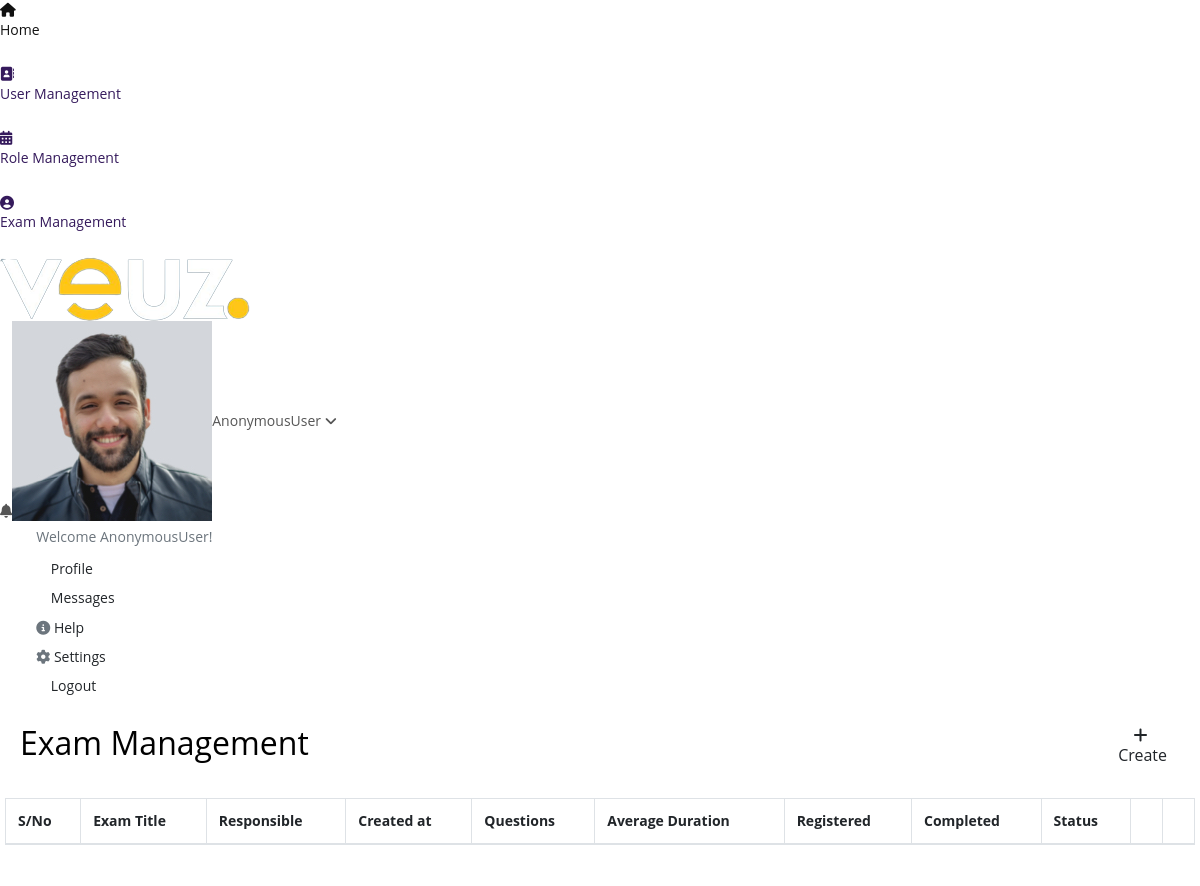
Before: /exam with the older database file.
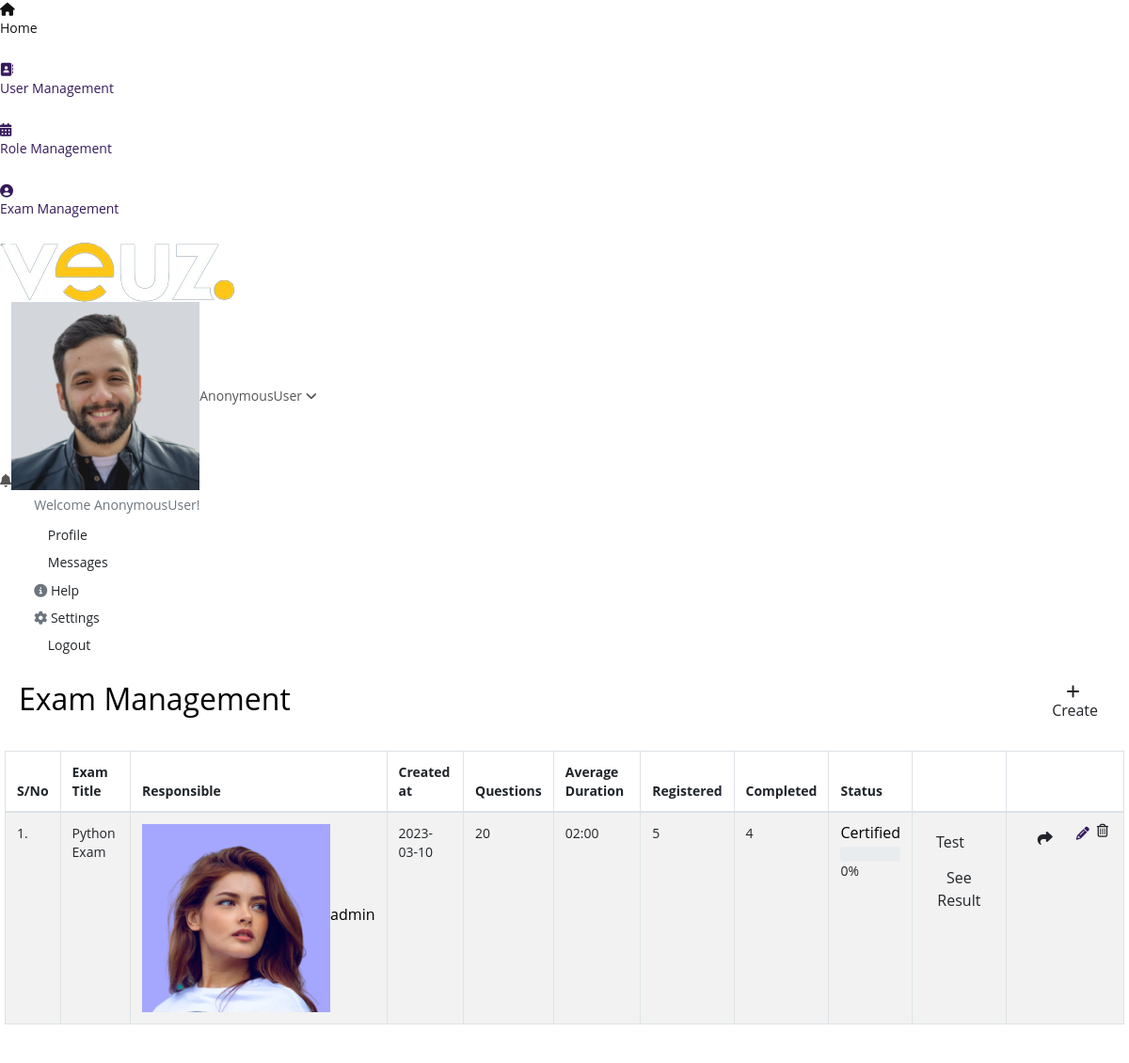
After: the same page with the newer database file.
### app/models.py (models this page shows, shortened)
class common_table(models.Model):
    created_by = models.ForeignKey(User, related_name="%(app_label)s_%(class)s_ownership",on_delete=models.CASCADE,null=True)
    created_dt = models.DateField(auto_now=True)
    updated_by =  models.ForeignKey(User, related_name="%(app_label)s_%(class)s_ownership1",on_delete=models.CASCADE,null=True)
    updated_dt = models.DateField(null=True)
    created_tm = models.TimeField(auto_now=True)
    updated_tm = models.TimeField(null=True)
    status = models.CharField(max_length=10, null=True)
    class Meta:
        abstract = True

class Main_Exam_Master(common_table):
    Exam_title = models.CharField(max_length=50,null=True)
    responsible_person = models.ForeignKey(User,related_name='Main_Exam_Master_auth_id',on_delete=models.CASCADE,null=True)
    background_image = models.FileField(upload_to='exam_background',null=True)
    start_message = models.TextField()
    end_message = models.TextField()
    layout = models.CharField(max_length=25,choices=layout_choice,null=True)
    progression_mode = models.CharField(max_length=25,choices=progression_choices,null=True)
    Exam_time_limit = models.TimeField(null=True)
    selection_mode = models.CharField(max_length=25,choices=selection_choices,null=True)
    scoring_mode = models.CharField(max_length=25,choices=scoring_choices,null=True)
    access_mode = models.CharField(max_length=25,choices=access_choices,null=True)
    Login_required = models.BooleanField(null=True)
    attempt_limit = models.IntegerField(null=True)
    Success_per = models.IntegerField(null=True)
    slug = models.SlugField(max_length=50, unique=True)
    back_button = models.BooleanField(default=False)

### app/views.py (the view)
# urls.py: path('exam',views.exam,name='exam'),
def exam(request):
    exam_details = Main_Exam_Master.objects.all()
    context = {
        'exam_details' : exam_details
    }
    return render(request,'exam.html',context)

### app/templates/exam.html
{% extends 'base.html' %}
{% load static %}
{% block content %}
<div class="content">
    <div class="container-fluid margin-class-this">
        <div class="row">
            <div class="col-md-12 px-0">
                <div class="card card-shadow">
                    <div class="card-body body-change card-border">
                        <div class="d-flex align-items-center justify-content-between">
                            <h2 class="main-heading-txt">Exam Management</h2>
                           <a href="exam-create"> <button type="button" class="btn btn-pink waves-effect waves-light w-md m-b-5"><i class="fa fa-plus mr-1"></i>Create</button></a>
                        </div>
                        <div class="row mt-4">
                            <div class="col-md-12 col-sm-12 col-12 px-0">
                                <table id="datatable" class="table table-striped dt-responsive table-bordered nowrap table-padd" style="border-collapse: collapse; border-spacing: 0; width: 100%;">
                                    <thead class="border-class">
                                        <tr class="heading-text">
                                            <th>S/No</th>
                                            <th>Exam Title</th>
                                            <th>Responsible</th>
                                            <th>Created at</th>
                                            <th>Questions</th>
                                            <th>Average Duration</th>
                                            <th>Registered</th>
                                            <th>Completed</th>
                                            <th>Status</th>
                                            <th></th>
                                            <th></th>
                                        </tr>
                                    </thead>
                                    <tbody class="body-textcls vertcle-center">
                                        {% for i in exam_details %}
                                        <tr>
                                            <td>{{forloop.counter}}.</td>
                                            <td>{{i.Exam_title}}</td>
                                            <td>
                                                <div class="created-user d-flex align-items-center">
                                                    <img src="./static/admin/img/users/avatar-5.jpg" alt="">
                                                    <h6>{{i.responsible_person}}</h6>
                                                </div>
                                            </td>
                                            <td>{{i.created_dt|safe}}</td>
                                            <td>20</td>
                                            <td>02:00</td>
                                            <td>5</td>
                                            <td>4</td>
                                            <td>
                                                <h6 class="mt-0 mb-1">Certified</h6>
                                                <div class="progress-container" data-percentage='50'>
                                                    <div class="progress"></div>
                                                    <div class="percentage">0%</div>
                                                  </div>
                                            </td>
                                            <td>
                                                <button type="button" class="btn sv-btn waves-effect waves-light m-b-5 exm-btns">Test</button>
                                                <a href="result.html"><button type="button" class="btn btn-see waves-effect m-b-5 exm-btns">See Result</button></a>
                                            </td>
                                            <td>
                                                <div class="action-tbl d-flex justify-content-end">
                                                    <button type="button" class="btn share-btn mx-1" data-toggle="modal" data-target="#share-modal"><span class="fa fa-share mx-1" data-toggle="tooltip" data-placement="top" title="" data-original-title="Share"></span></button>
                                                    <a href="edit_exam?type={{i.id}}">
                                                    <i class="fa fa-pencil mx-1 pencil-btn" data-toggle="tooltip" data-placement="top" title="" data-original-title="Edit"></i>
                                                </a>
                                                    <i class="fa fa-trash-o mx-1 trash-btn" data-toggle="tooltip" data-placement="top" title="" data-original-title="Delete"></i>
                                                </div>
                                            </td>
                                        </tr>
                                        {% endfor %}
                                    </tbody>
                                </table>
                            </div>
                        </div>
                    </div>
                </div>
            </div>
          </div>
    </div>
</div>
{% endblock %}

### app/templates/base.html (shortened to what this page needs)
<!doctype html>
<html lang="en">
    {% load static %}
<head>
    <link rel="stylesheet" href="./static/admin/css/morris.css">
    <link href="./static/admin/css/bootstrap.min.css" rel="stylesheet" type="text/css" />
    <link href="./static/admin/css/icons.css" rel="stylesheet" type="text/css" />
    <link href="./static/admin/css/style.css" rel="stylesheet" type="text/css" />
    <link href="./static/admin/plugins/datatables/dataTables.bootstrap4.min.css" rel="stylesheet" type="text/css" />
</head>
<body class="">
    <div id="wrapper">
        <div class="left side-menu">
            <div class="slimscroll-menu" id="remove-scroll">
                <div id="sidebar-menu" class="sidaber_menu">
                    <ul class="" id="side-menu">
                        <li>
                            <a class="splnav" href="dashboard"> <i class="fa fa-home"></i>
                                <p>Home</p>
                            </a>
                        </li>
                        <li>
                            <a href="user_management" class="splnav"> <i class="fa fa-address-book"></i>
                                <p>User Management</p>
                            </a>
                        </li>
                        <li>
                            <a class="splnav" href="role"> <i class="fa fa-calendar"></i>
                                <p>Role Management</p>
                            </a>
                        </li>
                        <li>
                            <a href="exam" class="splnav"> <i class="fa fa-user-circle"></i>
                                <p>Exam Management</p>
                            </a>
                        </li>
                    </ul>
                </div>
            </div>
        </div>
        <div class="content-page">
            <div class="topbar">
                <div class="navbar-header">
                    <div class="d-flex">
                        <div class="binance">
                            <img src="./static/admin/img/logo.png" alt="">
                        </div>
                    </div>
                    <div class="d-flex align-items-center icns">
                        <div class="dropdown topbar-head-dropdown ms-1 header-item">
                            <i class="fas fa-bell fs-icn">
                                <span
                                    class="position-absolute topbar-badge fs-9 translate-middle badge rounded-pill bg-red">04</span></i>
                        </div>
                        <div class="dropdown header-item topbar-user king button-drpdown">
                            <span class="d-flex align-items-center drpdown-toggle">
                                <img class="header-profile-user" src="./static/admin/img/users/avatar-7.jpg" alt="Header Avatar">
                                <span class="text-start ms-xl-2">
                                    <span class="d-none d-xl-inline-block ms-1 fw-medium user-name-text">{{request.user}}</span>
                                    <i class="pro-icn fa fa-angle-down"></i>
                                </span>
                            </span>
                            <div class="drpdown-menu">
                                <h6 class="dropdown-header">Welcome {{request.user}}!</h6>
                                <a class="dropdown-item" href="#"><i
                                        class="mdi mdi-account-circle text-muted fs-16 align-middle me-1"></i> <span
                                        class="align-middle">Profile</span></a>
                                <a class="dropdown-item" href="#"><i
                                        class="mdi mdi-message-text-outline text-muted fs-16 align-middle me-1"></i>
                                    <span class="align-middle">Messages</span></a>
                                <a class="dropdown-item" href="#"><i
                                        class="fas fa-info-circle text-muted fs-16 align-middle me-1"></i> <span
                                        class="align-middle">Help</span></a>
                                <a class="dropdown-item" href="settings.html"><i
                                        class="fas fa-cog text-muted fs-16 align-middle me-1"></i> <span
                                        class="align-middle">Settings</span></a>
                                <a class="dropdown-item" href="#"><i
                                        class="mdi mdi-logout text-muted fs-16 align-middle me-1"></i> <span
                                        class="align-middle" data-key="t-logout">Logout</span></a>
                            </div>
                        </div>
                    </div>
                </div>
            </div>
            <div class="content">
                {% block content %}
                {% endblock %}
            </div>
        </div>
    </div>
</body>
</html>

### app/static/exam_page/css/style.css (style rules this page uses)
html * { -webkit-font-smoothing: antialiased; -moz-osx-font-smoothing: grayscale }
body { background: #fff; font-size: 14px; font-size: 0.875rem; line-height: 1.4; font-family: 'Open Sans', sans-serif !important; color: #555; }
h1, h2, h3, h4, h5, h6 { color: #000 }
p { margin-bottom: 25px }
ul, ol { list-style: none; margin: 0 0 25px 0; padding: 0 }
a { color: #351A5C; text-decoration: none; -moz-transition: all 0.3s ease-in-out; -o-transition: all 0.3s ease-in-out; -webkit-transition: all 0.3s ease-in-out; -ms-transition: all 0.3s ease-in-out; transition: all 0.3s ease-in-out; outline: none }
.card { border-radius: 0; border: 0; margin-bottom: 5px }
.btn { cursor: pointer; align-items: center; display: flex; flex-flow: column; }

Changed rows visible on the page:
added Main_Exam_Master: Exam_title "Python Exam", responsible_person "admin", created_dt "2023-03-10"
